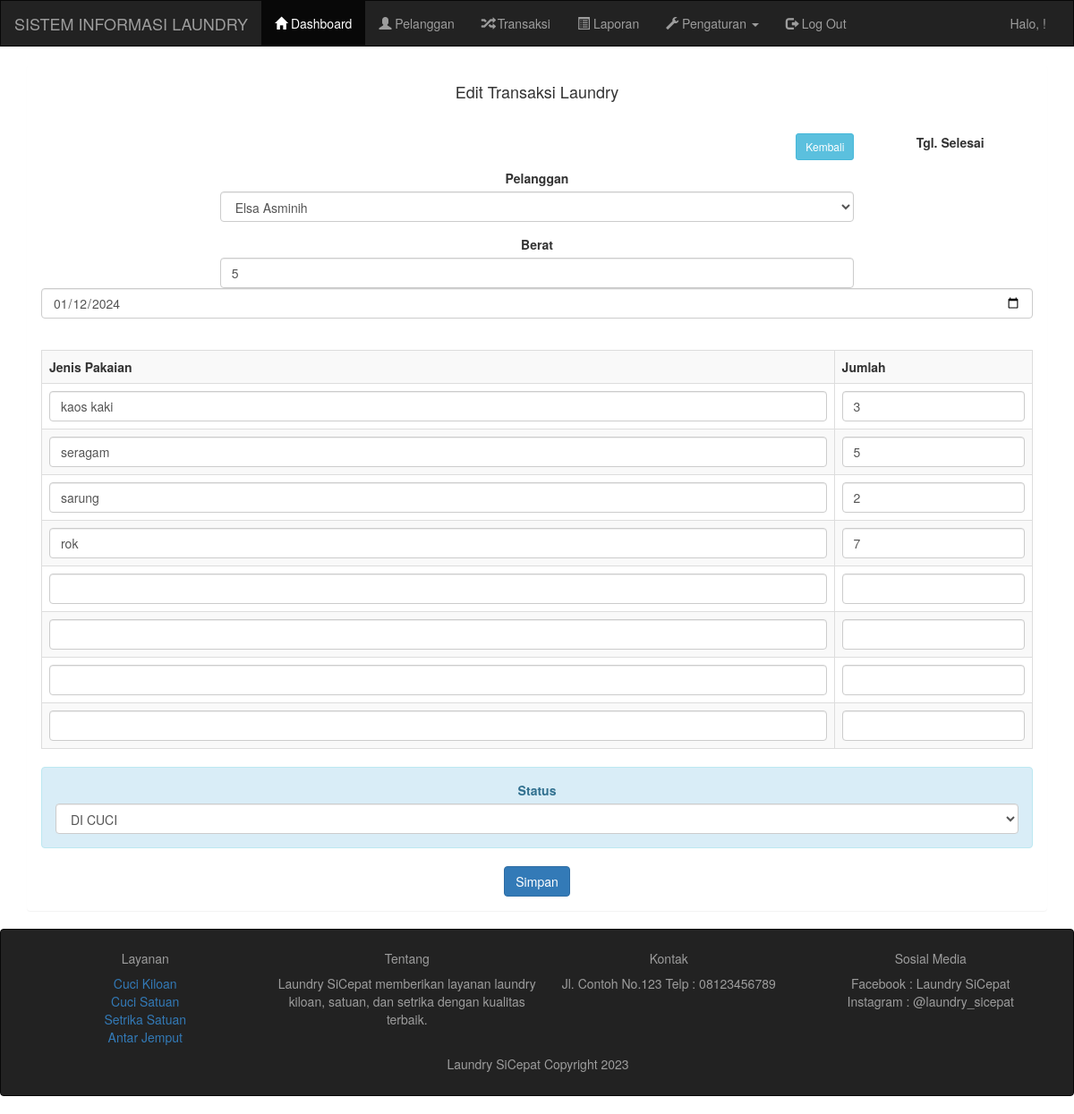
/applaundry/admin/transaksi_edit.php?id=2, run on the app's committed database.
### tables this page shows
CREATE TABLE `transaksi` (
  `transaksi_id` int(11) NOT NULL,
  `transaksi_tgl` date NOT NULL,
  `transaksi_pelanggan` int(11) NOT NULL,
  `transaksi_harga` int(11) NOT NULL,
  `transaksi_berat` int(11) NOT NULL,
  `transaksi_tgl_selesai` date NOT NULL,
  `transaksi_status` int(11) NOT NULL
);

CREATE TABLE `pelanggan` (
  `idPelanggan` int(11) NOT NULL,
  `namaPelanggan` varchar(255) NOT NULL,
  `hpPelanggan` varchar(20) NOT NULL,
  `alamatPelanggan` text NOT NULL
);

CREATE TABLE `pakaian` (
  `pakaian_id` int(11) NOT NULL,
  `pakaian_transaksi` int(11) NOT NULL,
  `pakaian_jenis` varchar(255) NOT NULL,
  `pakaian_jumlah` int(11) NOT NULL
);

### applaundry/admin/transaksi_edit.php (the view, shortened to what this page needs)
<?php include 'header.php'; ?>
<?php include '../koneksi.php'; ?>
<div class="container">
    <div class="panel">
        <div class="panel-heading">
            <h4>Edit Transaksi Laundry</h4>
        </div>
        <div class="panel-body">
            <div class="col-md-8 col-md-offset-2">
                <a href="transaksi.php" class="btn btn-sm btn-info pull-right">Kembali</a>
                <br /><br />
                <?php
                $id = $_GET['id'];
                $transaksi = mysqli_query($koneksi, "select * from transaksi where transaksi_id='$id'");
                while ($t = mysqli_fetch_array($transaksi)) { ?>
                    <form method="post" action="transaksi_update.php">
                        <div class="form-group">
                            <label>Pelanggan</label>
                            <select class="form-control" name="pelanggan" required="required">
                                <?php
                                $data = mysqli_query($koneksi, "select * from pelanggan");
                                while ($d = mysqli_fetch_array($data)) {
                                    ?>
                                    <option <?php if ($d['idPelanggan'] == $t['transaksi_pelanggan']) {echo "selected='selected'";} ?>
                                    value="<?php echo $d['idPelanggan']; ?>"><?php echo $d['namaPelanggan']; ?></option>
                                    <?php } ?>
                            </select>
                        </div>
                        <label>Berat</label>
                        <input type="number" class="form-control" name="berat" placeholder="Masukkan berat cucian .." required="required" value="<?php echo $t['transaksi_berat']; ?>">
            </div>
            <div class="form-group">
                <label>Tgl. Selesai</label>
                <input type="date" class="form-control" name="tgl_selesai" required="required" value="<?php echo $t['transaksi_tgl_selesai']; ?>">
            </div>
            <br />
            <table class="table table-bordered table-striped">
                <tr>
                    <th>Jenis Pakaian</th>
                    <th width="20%">Jumlah</th>
                </tr>
                <?php
                    $id_transaksi = $t['transaksi_id'];
                    $pakaian = mysqli_query($koneksi, "select * from pakaian where pakaian_transaksi='$id_transaksi'");
                    while ($p = mysqli_fetch_array($pakaian)) {
                ?>
                    <tr>
                        <td><input type="text" class="form-control" name="jenis_pakaian[]" value="<?php echo $p['pakaian_jenis']; ?>"></td>
                        <td><input type="number" class="form-control" name="jumlah_pakaian[]" value="<?php echo $p['pakaian_jumlah']; ?>"></td>
                    </tr>
                <?php } ?>
                <tr>
                    <td><input type="text" class="form-control" name="jenis_pakaian[]"></td>
                    <td><input type="number" class="form-control" name="jumlah_pakaian[]"></td>
                </tr>
                <tr>
                    <td><input type="text" class="form-control" name="jenis_pakaian[]"></td>
                    <td><input type="number" class="form-control" name="jumlah_pakaian[]"></td>
                </tr>
                <tr>
                    <td><input type="text" class="form-control" name="jenis_pakaian[]"></td>
                    <td><input type="number" class="form-control" name="jumlah_pakaian[]"></td>
                </tr>
                <tr>
                    <td><input type="text" class="form-control" name="jenis_pakaian[]"></td>
                    <td><input type="number" class="form-control" name="jumlah pakaian[]"></td>
                </tr>
            </table>
            <div class="form-group alert alert-info"> <label>Status</label>
                <select class="form-control" name="status" required="required">
                    <option <?php if ($t['transaksi_status'] == "1") {echo "selected='selected'";} ?> value="1">DI CUCI</option>
                </select>
            </div>
            <input type="submit" class="btn btn-primary" value="Simpan">
        <?php } ?>
        </div>
    </div>
</div>
<?php include 'footer.php'; ?>

### applaundry/admin/footer.php (style rules this page uses)
.container { text-align: center; }

### data on the page
transaksi: pelanggan "Elsa Asminih", berat "5", tgl_selesai "01/12/2024", status "DI CUCI"
pakaian: pakaian_jenis "kaos kaki", pakaian_jumlah "3"
pakaian: pakaian_jenis "seragam", pakaian_jumlah "5"
pakaian: pakaian_jenis "sarung", pakaian_jumlah "2"
pakaian: pakaian_jenis "rok", pakaian_jumlah "7"
